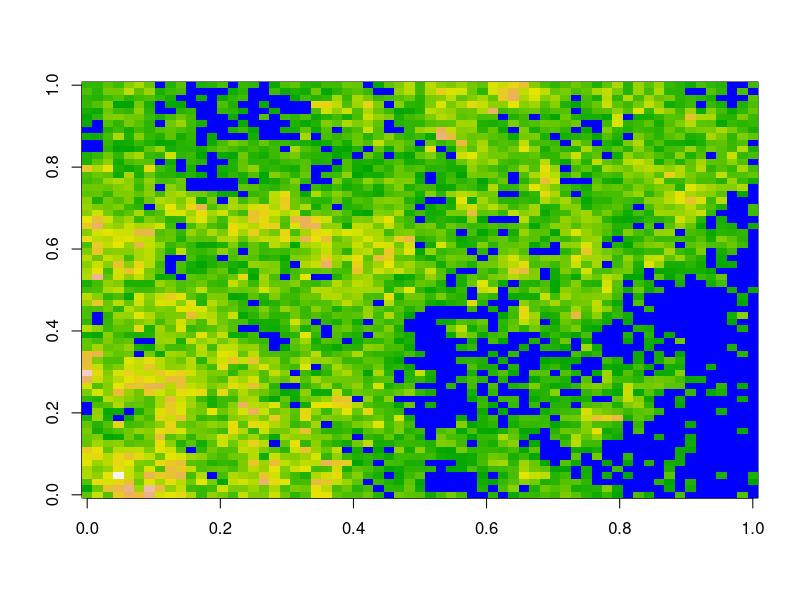

The R source for this figure: (Note: this script raises an error after producing the figure.)
terrain <- function(n = 6 , water = .2, noise = c(5, 5)){

	make.terrain <- function(n, sd = noise[1]){
		# making the maktrix for the terrain and assigning the 4 corners
		env <- matrix (NA, nrow = 2 ^ n + 1, ncol = 2 ^ n + 1)
		env[1,1] <- rnorm(1, 0, sd)
		env[1,ncol(env)] <- rnorm(1, 0, sd)
		env[ncol(env),1] <- rnorm(1, 0, sd)
		env[ncol(env),ncol(env)] <- rnorm(1, 0, sd)
		return(env)
	}

	diamond.step <- function(env, sd = noise[2]){
		# finding the center and giving it a value
		center <- mean(c(env[1,1], env[1,ncol(env)], env[ncol(env),1], env[ncol(env),ncol(env)]))
		center <- rnorm(1, center, sd)
		env[ceiling(ncol(env) / 2), ceiling(ncol(env) / 2)] <- center
		return(env)
	}

	square.step <- function(env, sd = noise[2]){
		# finding the 4 points that corospond with the sides of each matrix and giving them values
		center <- env[ceiling((ncol(env) / 2)), ceiling((ncol(env) / 2))]
		env[1, ceiling(ncol(env) / 2)] <- rnorm(1, mean(c(env[1,1], env[1,ncol(env)], center)), sd)
		env[ceiling(ncol(env) / 2), ncol(env)] <- rnorm(1, mean(c(env[1,ncol(env)], env[ncol(env),ncol(env)], center)), sd)
		env[ncol(env), ceiling(ncol(env) / 2)] <- rnorm(1, mean(c(env[ncol(env),ncol(env)], env[ncol(env), 1], center)), sd)
		env[ceiling(ncol(env) / 2), 1] <- rnorm(1, mean(c(env[1,1], env[ncol(env),ncol(env)], center)), sd)
		return(env)
	}

	env <- make.terrain(n)

	# loop through the subseted matricies and apply the diamond.step and then the square.step to all
	for(i in 2 ^ (n:1)){
		s <- seq(1,ncol(env), by = i)
		for(r in 1:(length(s) - 1)){
			for(c in 1:(length(s) - 1)){
				env[s[r]:s[r + 1], s[c]:s[c + 1]] <- diamond.step(env[s[r]:s[r + 1], s[c]:s[c + 1]])
			}
		}
		for(r in 1:(length(s) - 1)){
			for(c in 1:(length(s) - 1)){
				env[s[r]:s[r + 1], s[c]:s[c + 1]] <- square.step(env[s[r]:s[r + 1], s[c]:s[c + 1]])
			}
		}
	}

	# changeing the selected quantile on the matrix to NA (water)
	env <- replace(env, env <= quantile(env, probs = water) , NA)

	# creating a second matrix that represents the presence of water
	water <- matrix(0, nrow = nrow(env), ncol = ncol(env))
	water <- replace(water, is.na(env), 1)

	# imaging both the terrain and the water
	image(env, col = terrain.colors(length(env)))
	image(water, col = c(NA, "blue"), add = TRUE)

	return(env)
}

terrain <- terrain() # example

##### end of terrain (know for sure that this function works) #####

new.plant <- function(enz1, enz2, enz3, val1 = 25, val2 = 12.5, val3 = 6.25){
  output <- matrix(c(enz1, enz2, enz3, val1, val2, val3), nrow = 3, ncol = 2)
	return(output)
}

##### end of new.plant (this works, but creates a list. Will have to make sure there is no error in evo.test)

new.loc.plant <- function(plants, row, col, terrain){
  possible.location <- as.matrix(expand.grid(row + c(-1, 0, 1), col + c(-1, 0, 1)))

  # get rid of the points outside of the matrix
  out <- numeric()
  for(i in 1:nrow(possible.location)){
    if(possible.location[i, 1] > nrow(plants) || possible.location[i, 2] > nrow(plants) || possible.location[i, 1] == 0 || possible.location[i, 2] == 0 && class(possible.location) == "matrix")
      out <- c(out, i)
  }

  if(length(out) != 0)
    possible.location <- possible.location[- out, ]

  # get rid of locations that are water ***
  water <- numeric()
  for(i in 1:nrow(possible.location)){
    if(is.na(plants[possible.location[i, 1], possible.location[i, 2]]) && class(possible.location) == "matrix")
      water <- c(water, i)
  }

  if(length(water) != 0)
    possible.location <- possible.location[- water, ]

  # get rid of values outside of the height limit
  # quantiles for terrain height that constrain plant placement
  quant.p1 <- quantile(terrain, probs = .22, na.rm = TRUE)
  quant.p2 <- quantile(terrain, probs = seq(.2, .42), na.rm = TRUE)
  quant.p3 <- quantile(terrain, probs = seq(.4, .62), na.rm = TRUE)
  quant.p4 <- quantile(terrain, probs = seq(.6, .82), na.rm = TRUE)
  quant.p5 <- quantile(terrain, probs = seq(.8, 1), na.rm = TRUE)

  height <- numeric()
	if(class(possible.location) != 'matrix'){
		if(plants[row,col] == 'p1' && class(possible.location) == "matrix" && terrain[possible.location[i, 1], possible.location[i, 2]] <= as.numeric(quant.p1))
      height <- c(height, i)
    if(plants[row,col] == 'p2' && class(possible.location) == "matrix" && terrain[possible.location[i, 1], possible.location[i, 2]] <= as.numeric(quant.p2))
      height <- c(height, i)
    if(plants[row,col] == 'p3' && class(possible.location) == "matrix" && terrain[possible.location[i, 1], possible.location[i, 2]] <= as.numeric(quant.p3))
        height <- c(height, i)
    if(plants[row,col] == 'p4' && class(possible.location) == "matrix" && terrain[possible.location[i, 1], possible.location[i, 2]] <= as.numeric(quant.p4))
      height <- c(height, i)
    if(plants[row,col] == 'p5' && class(possible.location) == "matrix" && terrain[possible.location[i, 1], possible.location[i, 2]] <= as.numeric(quant.p5))
        height <- c(height, i)
	} else{
  	for(i in 1:nrow(possible.location)){
    	if(plants[row,col] == 'p1' && class(possible.location) == "matrix" && terrain[possible.location[i, 1], possible.location[i, 2]] <= as.numeric(quant.p1))
      	height <- c(height, i)
    	if(plants[row,col] == 'p2' && class(possible.location) == "matrix" && terrain[possible.location[i, 1], possible.location[i, 2]] <= as.numeric(quant.p2))
      	height <- c(height, i)
    	if(plants[row,col] == 'p3' && class(possible.location) == "matrix" && terrain[possible.location[i, 1], possible.location[i, 2]] <= as.numeric(quant.p3))
        height <- c(height, i)
    	if(plants[row,col] == 'p4' && class(possible.location) == "matrix" && terrain[possible.location[i, 1], possible.location[i, 2]] <= as.numeric(quant.p4))
      	height <- c(height, i)
    	if(plants[row,col] == 'p5' && class(possible.location) == "matrix" && terrain[possible.location[i, 1], possible.location[i, 2]] <= as.numeric(quant.p5))
        height <- c(height, i)
  	}
	}

  if(length(height) != 0)
    possible.location <- possible.location[- height, ]

  # if there is only the origin left exit reproduce function **
  if(class(possible.location) != "matrix" || length(possible.location) == 0)
    return(possible.location <- c(possible.location, row, col))

  # get rid of reproducing cell ** possible.location[i,1]
  origin <- numeric()
  for(i in 1: nrow(possible.location)){
    if(possible.location[i, 1] == row && possible.location[i, 2] == col)
      origin <- c(origin, i)
  }
	if(length(origin) != 0){
  	possible.location <- possible.location[- origin, ]
	}

  # randomly select which location to reproduce in
  new.location <- numeric()
  if(class(possible.location) != "matrix"){
    return(new.location <- c(new.location, possible.location[1], possible.location[2]))
  }else{
    random.row <- sample(seq(1,nrow(possible.location)), size = 1)
    return(new.location <- c(new.location, possible.location[random.row, 1], possible.location[random.row, 2]))
  }
}

##### end of new.loc.plant

plant.timestep <- function(plants, terrain){

    survive <- function(cell){
      if(is.na(cell))
        return(NA)
      if(cell == "")
        return("")
      if(runif(1) <= .8){
        return(cell)
      }else{
        return(cell <- "")
      }
    }

    compete <- function(cell_1, cell_2){
      return(cell_2 <- sample(c(cell_1, cell_2), size = 1))
    }

    reproduce.plant <- function(row, col, plants, terrain){
      if(runif(1) <= .5){
        new.location <- new.loc.plant(plants, row, col, terrain)
        # checks for competetion
				#print(plants[new.location[1], new.location[2]] == "")
				#print(plants[new.location[1], new.location[2]])
        if(plants[new.location[1], new.location[2]] == ""){
          plants[new.location[1], new.location[2]] <- plants[row, col]
        }else{
          compete(plants[row, col], plants[new.location[1], new.location[2]])
        }
      }
      return(plants)
    }

    # determine if each plant in each cell survives
    for(r in 1:nrow(terrain)){
      for(c in 1:ncol(terrain)){
        plants[r, c] <- survive(plants[r, c])
        if(is.na(plants[r, c]) == FALSE && plants[r, c] != "")
          plants <- reproduce.plant(r, c, plants, terrain)
      }
    }

    return(plants)
  }

##### end of plant.timesteps

# return a new herbivore (list)
# use the ID (output[[1]]) to hold the position in the herbivore matrix
# get and manipulate information from the .csv by ID (row)
new.herbivore <- function(herbivore.log, ID, health, age, b1, b2, b3, b4, b5, b6, b7, b8, b9, b10, b11, b12, b13, b14, b15, b16, b17, b18, b19, b20){
  x <- matrix(c(ID, health, age, b1, b2, b3, b4, b5, b6, b7, b8, b9, b10, b11, b12, b13, b14, b15, b16, b17, b18, b19, b20), nrow = 1, ncol = 23)
  herbivore.log <- rbind(herbivore.log, x)
  return(herbivore.log)
}


herbivore.log <- new.herbivore(herbivore.log, 1, 100, 50, 'A', 'A', 'A', 'A', 'A', 'T', 'T', 'T', 'T', 'T', 'G', 'G', 'G', 'G', 'G', 'C', 'C', 'C', 'C', 'C')


temp <- herbivore.log[which(herbivore.log[, 'ID'] == 1), ] # replace number with i in a loop
temp['age'] ## example
temp['health'] ## example

##### end of new.herbivore

new.loc.herb <- function(mat, row, col){
  possible.location <- as.matrix(expand.grid(row + c(-1, 0, 1), col + c(-1, 0, 1)))

  # get rid of the points outside of the matrix
  out <- numeric()
  for(i in 1:nrow(possible.location)){
    if(possible.location[i, 1] > nrow(mat) || possible.location[i, 2] > nrow(mat) || possible.location[i, 1] == 0 || possible.location[i, 2] == 0)
      out <- c(out, i)
  }

  if(length(out) != 0)
    possible.location <- possible.location[- out, ]

  # get rid of locations that are water
  water <- numeric()
  for(i in 1:nrow(possible.location)){
    if(is.na(mat[possible.location[i, 1], possible.location[i, 2]]))
      water <- c(water, i)
  }

  if(length(water) != 0)
    possible.location <- possible.location[- water, ]

  # if there is only the origin left exit reproduce function
  if(class(possible.location) != "matrix")
    return(possible.location <- c(possible.location, row, col))

  herbs <- numeric()
  for(i in 1:nrow(possible.location)){
    if(mat[possible.location[i, 1], possible.location[i, 2]] != 0)
      herbs <- c(herbs, i)
  }

  if(length(herbs) != 0)
    possible.location <- possible.location[- herbs, ]

  # if there is only the origin left exit reproduce function **
  if(class(possible.location) != "matrix")
    return(possible.location <- c(possible.location, row, col))

  # randomly select which location to reproduce in
  new.location <- numeric()
  if(class(possible.location) != "matrix"){
    return(new.location <- c(new.location, possible.location[1], possible.location[2]))
  }else{
    random.row <- sample(seq(1,nrow(possible.location)), size = 1)
    return(new.location <- c(new.location, possible.location[random.row, 1], possible.location[random.row, 2]))
  }
}

##### end of new.loc.herb

herbivore.timestep <- function(herbivores, plants, terrain, herbivore.log, ID, kill, herbivore.health, herbivore.age, herbivore.repro){
    kill <- function(plants, row, col){
    	if(runif(1) <= kill)
        	plants[row, col] <- ""
        return(plants)
    }

    reproduce.herbivore <- function(herbivores, row, col, herbivore.log, herbivore.health, herbivore.age, herbivore.repro, ID){
      if(runif(1) <= herbivore.repro){
      	new.location <- new.loc.herb(herbivores, row, col)
        temp <- herbivore.log[which(herbivore.log[, 'ID'] == ID), ]
        ID <- ID + 1
      	herbivores[new.location[1], new.location[2]] <- ID
        # will this even work? may have to return the herbivore.log as well and adjust how information is accessed in evotest.R
        herbivore.log <- new.herbivore(ID, herbivore.health, herbivore.age, temp['b1'], temp['b2'], temp['b3'], temp['b4'], temp['b5'], temp['b6'], temp['b7'], temp['b8'], temp['b9'], temp['b10'], temp['b11'], temp['b12'], temp['b13'], temp['b14'], temp['b15'], temp['b16'], temp['b17'], temp['b18'], temp['b19'], temp['b20'])
      	return(herbivores)
      }
    }

    ## modifying eat function so that it is based on health
    eat <- function(herbivores, plants, row, col, kill, herbivore.log, ID){
      temp <- herbivore.log[which(herbivore.log[, 'ID'] == ID), ]
      prob <- c(1 - as.int(temp['health'])/100, as.int(temp['health'])/100)
      if(sample(c(TRUE, FALSE), 1, replace = FALSE, prob = prob)){
      	## herbivores[row, col] <- 5
        herb.id <- herbivores[r, c]
        ## health is based on plaaaaaaaaants!
        temp2 <- herbivore.log[which(herbivore.log[, 'ID'] == herb.id), ]
      	kill(plants, row, col, kill)
      }else{
      	move(herbivores, row, col)
      }
      return(list(herbivores, plants))
    }

    move <- function(herbivores, row, col){
      new.location <- new.loc.herb(herbivores, row, col)
      herbivores[new.location[1], new.location[2]] <- herbivores[row, col]
      herbivores[row, col] <- 0
      return(herbivores)
    }

    for(r in 1:nrow(terrain)){
      for(c in 1:ncol(terrain)){
        if(herbivores[r, c] != 0 && is.na(herbivores[r, c]) == FALSE){
          if(is.na(plants[r, c]) == FALSE && plants[r, c] != ""){
            herb.id <- herbivores[r, c]
            temp <- herbivore.log[which(herbivore.log[, 'ID'] == herb.id), ]
            if(as.int(temp['health']) >= 50){
              reproduce.herbivore(herbivores, r, c, herbivore.log, herbivore.health, herbivore.age, herbivore.repro, ID)
            }
            eat(herbivores, plants, r, c, info.herb)
          }else{
            move(herbivores, r, c)
          }
        }
      }
    }
    return(list(herbivores, plants))
  }

##### end of herbivore.timestep

evo.test <- function(terrain, timesteps = 50, herbivore.health = 100, herbivore.age = 50, herbivore.frac = .1, herbivore.repro = .5, kill = .1){
  #info.herb <- setup.herbivores(herbivore.health, herbivore.age, herbivore.frac, herbivore.repro, kill)

  # create plants array
  plant.generation <- array(data = "", dim = c(nrow(terrain), ncol(terrain), (timesteps + 1)))

  # plants are randomly assigned the three enzymes that digest them
  # the order of the enzymes gives the amount of health returned to the herbivore
  enz <- c('a', 'b', 'c', 'd', 'e', 'f', 'g', 'h', 'i', 'j', 'k', 'l', 'm', 'n', 'o', 'p')

  for(i in 1:3){
    temp <- sample(enz, size = 3, replace = FALSE)
  }
  p1 <- new.plant(temp[1], temp[2], temp[3])
  possible.enz <- c(temp[1], temp[2], temp[3])

  for(i in 1:3){
    temp <- sample(enz, size = 3, replace = FALSE)
  }
  p2 <- new.plant(temp[1], temp[2], temp[3])
  possible.enz <- c(possible.enz, temp[1], temp[2], temp[3])

  for(i in 1:3){
    temp <- sample(enz, size = 3, replace = FALSE)
  }
  p3 <- new.plant(temp[1], temp[2], temp[3])
  possible.enz <- c(possible.enz, temp[1], temp[2], temp[3])

  for(i in 1:3){
    temp <- sample(enz, size = 3, replace = FALSE)
  }
  p4 <- new.plant(temp[1], temp[2], temp[3])
  possible.enz <- c(possible.enz, temp[1], temp[2], temp[3])

  for(i in 1:3){
    temp <- sample(enz, size = 3, replace = FALSE)
  }
  p5 <- new.plant(temp[1], temp[2], temp[3])
  possible.enz <- c(possible.enz, temp[1], temp[2], temp[3])

  # creates count values for present enzymes
  na = nb = nc = nd = ne = nf = ng = nh = ni = nj = nk = nl = nm = nn = no = np = 0
  for(i in 1:15){
    if(possible.enz[i] == 'a'){
      na = na + 1
    }else if(possible.enz[i] == 'b'){
      nb = nb + 1
    }else if(possible.enz[i] == 'c'){
      nc = nc + 1
    }else if(possible.enz[i] == 'd'){
      nd = nd + 1
    }else if(possible.enz[i] == 'e'){
      ne = ne + 1
    }else if(possible.enz[i] == 'f'){
      nf = nf + 1
    }else if(possible.enz[i] == 'g'){
      ng = ng + 1
    }else if(possible.enz[i] == 'h'){
      nh = nh + 1
    }else if(possible.enz[i] == 'i'){
      ni = ni + 1
    }else if(possible.enz[i] == 'j'){
      nj = nj + 1
    }else if(possible.enz[i] == 'k'){
      nk = nk + 1
    }else if(possible.enz[i] == 'l'){
      nl = nl + 1
    }else if(possible.enz[i] == 'm'){
      nm = nm + 1
    }else if(possible.enz[i] == 'n'){
      nn = nn + 1
    }else if(possible.enz[i] == 'o'){
      no = no + 1
    }else{
      np = np + 1
    }
  }

  # generates an ordered list of the most used to least used enzymes, will select the first 3 then 1 random one after
  position <- c('na', 'nb', 'nc', 'nd', 'ne', 'nf', 'ng', 'nh', 'ni', 'nj', 'nk', 'nl', 'nm', 'nn', 'no', 'np')
  enz.count <- c(na, nb, nc, nd, ne, nf, ng, nh, ni, nj, nk, nl, nm, nn, no, np)
  to.use <- c()
  for(i in max(enz.count):1){
    temp <- which(enz.count %in% i)
    to.use <- c(to.use, position[temp])
  }

  # quantiles for terrain height that constrain plant placement
  quant.p1 <- quantile(terrain, probs = .22, na.rm = TRUE)
  quant.p2 <- quantile(terrain, probs = seq(.2, .42), na.rm = TRUE)
  quant.p3 <- quantile(terrain, probs = seq(.4, .62), na.rm = TRUE)
  quant.p4 <- quantile(terrain, probs = seq(.6, .82), na.rm = TRUE)
  quant.p5 <- quantile(terrain, probs = seq(.8, 1), na.rm = TRUE)

  # createing a log file for plants' enzymes
  file.create(file = "plant_enzymes.csv")
  a <- data.frame('enz1', 'enz2', 'enz3')
  b <- data.frame(p1[1, 1], p1[2, 1], p1[3, 1])
  c <- data.frame(p2[1, 1], p2[2, 1], p2[3, 1])
  d <- data.frame(p3[1, 1], p3[2, 1], p3[3, 1])
  e <- data.frame(p4[1, 1], p4[2, 1], p4[3, 1])
  f <- data.frame(p5[1, 1], p5[2, 1], p5[3, 1])
  write.table(a, file = "plant_enzymes.csv", sep = ",", append = TRUE, quote = FALSE, col.names = FALSE, row.names = FALSE)
  write.table(b, file = "plant_enzymes.csv", sep = ",", append = TRUE, quote = FALSE, col.names = FALSE, row.names = FALSE)
  write.table(c, file = "plant_enzymes.csv", sep = ",", append = TRUE, quote = FALSE, col.names = FALSE, row.names = FALSE)
  write.table(d, file = "plant_enzymes.csv", sep = ",", append = TRUE, quote = FALSE, col.names = FALSE, row.names = FALSE)
  write.table(e, file = "plant_enzymes.csv", sep = ",", append = TRUE, quote = FALSE, col.names = FALSE, row.names = FALSE)
  write.table(f, file = "plant_enzymes.csv", sep = ",", append = TRUE, quote = FALSE, col.names = FALSE, row.names = FALSE)

  # creating a log matrix to keep track of herbivores
  ## file.create("herbivore_log.csv")
  ## write.table(x, file = "herbivore_log.csv", sep = ",", append = TRUE, quote = FALSE, col.names = FALSE, row.names = FALSE)

  matrix.info <- c('ID', 'health', 'age', 'b1', 'b2', 'b3', 'b4', 'b5', 'b6', 'b7', 'b8', 'b9', 'b10', 'b11', 'b12', 'b13', 'b14', 'b15', 'b16', 'b17', 'b18', 'b19', 'b20')
  herbivore.log <- matrix(nrow = 1, ncol = 23) ## will use rbind to add new herbivores to the matrix
  colnames(herbivore.log) <- matrix.info

  # creating herbivore array
  herbivore.generation <- array(data = 0, dim = c(nrow(terrain), ncol(terrain), (timesteps + 1)))
  selected <- to.dna(to.use[1:3])
  remainder <- setdiff(enz, to.use[1:3])
  ID = 1 # identification for each herbivore made

  # populating initial plant and herbivore timestep (at 0)
  for(r in 1:nrow(terrain)){
    for(c in 1:ncol(terrain)){
      if(is.na(terrain[r,c]) && is.array(plant.generation)){
        plant.generation[r, c, 1] <- NA
        #herbivore.generation[r, c, 1] <- NA
      }else if(terrain[r,c] <= as.numeric(quant.p1)){
        # make sure plants are not placed outside of their quantile for height
        plant.generation[r, c, 1] <- sample(c('p1', ""), size = 1)
      }else if(terrain[r,c] <= as.numeric(quant.p2)){
        plant.generation[r, c, 1] <- sample(c('p2', ""), size = 1)
      }else if(terrain[r,c] <= as.numeric(quant.p3)){
        plant.generation[r, c, 1] <- sample(c('p3', ""), size = 1)
      }else if(terrain[r,c] <= as.numeric(quant.p4)){
        plant.generation[r, c, 1] <- sample(c('p4', ""), size = 1)
      }else if(terrain[r,c] <= as.numeric(quant.p5))
        plant.generation[r, c, 1] <- sample(c('p5', ""), size = 1)
        if(rnorm(1) <= herbivore.frac){
          ## select 3 most common enzymes that are present in any plants and randomly select the 4th enzyme from any of the remaining combinations
          rand.enz <- sample(1, remainder)
          rand.enz <- to.dna(rand.enz)
          init.bases <- c(selected, rand.enz)

          herbivore.generation[r, c, 1] <- new.herbivore(herbivore.log, ID, herbivore.health, herbivore.age, init.bases[1], init.bases[2], init.bases[3], init.bases[4], init.bases[5], init.bases[6], init.bases[7], init.bases[8], init.bases[9], init.bases[10], init.bases[11], init.bases[12], init.bases[13], init.bases[14], init.bases[15], init.bases[16], init.bases[17], init.bases[18], init.bases[19], init.bases[20],)
          ID <- ID + 1
        }
        else{
          herbivore.generation[r, c, 1] <- 0
        }
    }
  }

  # run each timestep of the simulation
  for(i in seq(2, timesteps + 1)){
    plant.generation[, , i] <- plant.timestep(plant.generation[, , (i - 1)], terrain)
    eco <- herbivore.timestep(herbivore.generation[, , (i - 1)], plant.generation[, , i], terrain, herbivore.health, herbivore.age, herbivore.frac, herbivore.repro, kill, ID)
    herbivore.generation[, , i] <- eco[[1]]
    plant.generation[, , i] <- eco[[2]]
  }
  final.timestep <- as.matrix(plant.generation[, , timesteps +1])
  image(final.timestep, col = "purple", add = TRUE)
  #return(list(plant.generation, herbivore.generation))
  return(plant.generation)
}

test <- evo.test(terrain)

##### end of evo.test

# function that converts 5 base sequence into the enzyme (number)
to.enz <- function(b1, b2, b3, b4, b5){
  x <- list(b1, b2, b3, b4, b5)
  DNA <- list('A' = 0, 'T' = 1, 'G' = 2, 'C' = 3)
  Enz <- list('0' = 'a', '1' = 'b', '2' = 'c', '3' = 'd', '4' = 'e', '5' = 'f', '6' = 'g', '7' = 'h', '8' = 'i', '9' = 'j', '10' = 'k', '11' = 'l', '12' = 'm', '13' = 'n', '14' = 'o', '15' = 'p')
  temp <- 0
  for(i in 1:length(x)){
		base <- x[[i]]
		print(base)
    temp <- temp + DNA[[as.character(base)]]
	}
  return(Enz[as.character(temp)])
}

##### end of to.enz

to.dna <- function(to.use){
  bases <- c()
  DNA <- list('A', 'T', 'G', 'C')
  dna.list <- as.matrix(expand.grid(DNA, DNA, DNA, DNA, DNA))
  temp <- c()
  for(i in 1:nrow(dna.list)){
    if(as.character(to.enz(dna.list[i, 1], dna.list[i, 2], dna.list[i, 3], dna.list[i, 4], dna.list[i, 5])) %in% to.use && temp < 3){
      bases <- c(bases, dna.list[i, ])
      temp <- temp + 1
    } else {
			return(bases)
		}
  }
}

##### end of to.dna (need to fix)
